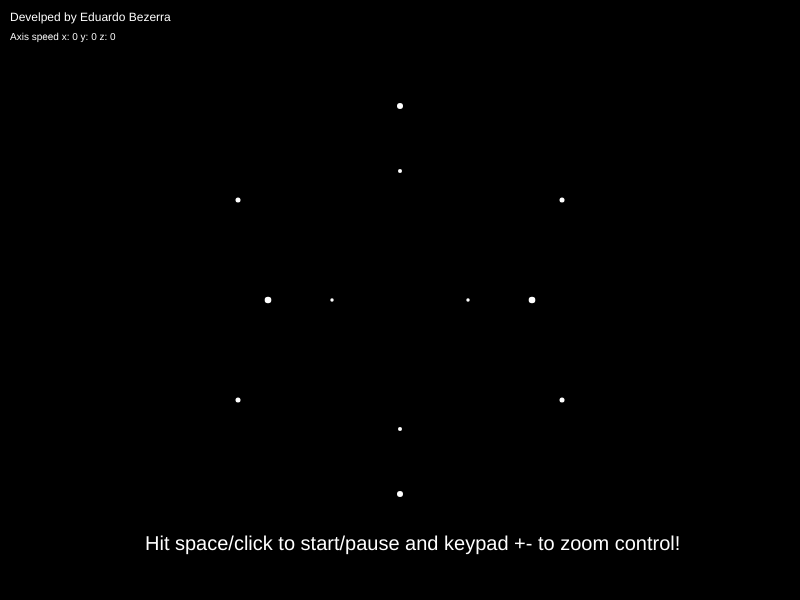
Frame 1 (no input)
Frame 60 (no input): identical to frame 1, image omitted
Frame 120 (the mouse pressed at the canvas centre since frame 60): identical to frame 1, image omitted

The p5.js sketch that drew this single still picture (run headless with seeded random() and noise() and a simulated clock; from frame 60 on, the mouse is pressed at the canvas centre):

// p5.js sketch
// ── sketch.js
/*
Developed by Eduardo Bulhões
Date: 26/10/2023
edubbulhoes@gmail.com
linkedin: www.linkedin.com/in/ebezerra-it
Points:
(±φ,±1,0)
 φ=(1+√5)/2
*/
const canvas2d = { x: 800, y: 600 };
const viewcamera = { x: 0, y: 0, z: -5};
const viewTypeTimer = 10000; // 10 seconds
const maxAxisSpeed = 0.05;
const phi = (1 + Math.sqrt(5))/2;

var points = [];
var faces = [];
var zoomcamera = 100;
var rot3d = {x: 0.0, y: 0.0, z: 0.0};
var newVel3d = {x: 0.0, y: 0.0, z: 0.0};
var vel3d = {x: 0.0, y: 0.0, z: 0.0};
var acel3d = {x: 0.0, y: 0.0, z: 0.0};
var viewType = 0; // 0 - wireframe; 1-solid; 2-solid w/ light
var solidColor = { r: 240, g: 240, b: 240 };
var newSolidColor = { r: 0, g: 0, b: 0 };
var acelSolidColor = { r: 0, g: 0, b: 0 };
var start = false;

function setup() {
  const cnv = createCanvas(canvas2d.x, canvas2d.y);
  
  var a = createA('https://www.linkedin.com/in/ebezerra-it', 'Develped by Eduardo Bezerra', '_blank');
  a.position(10, 10);
  a.style('font-size', '12px');
  a.style('font-family', 'arial');
  a.style('text-decoration', 'none');
  a.style('font-weight', 'normal');
  a.style('color', '#ffffff');  
  
  cnv.mouseClicked(() => {
    start = !start;
    if (start) changeRotation();
  });
  cnv.mouseWheel((event) => {
    if (event.deltaY < 0) {
      if (zoomcamera - 10 < 10) 
        zoomcamera = 10;
      else zoomcamera -= 10;
    } else if (event.deltaY > 0) {
      if (zoomcamera + 10 > 180) 
        zoomcamera = 180;
      else zoomcamera += 10;
    }
  }); 

  points = [
    {x:  phi, y:  1, z: 0},
    {x:  phi, y: -1, z: 0},
    {x: -phi, y: -1, z: 0},
    {x: -phi, y:  1, z: 0},
    {x:  1, y: 0, z:  phi},
    {x: -1, y: 0, z:  phi},
    {x: -1, y: 0, z: -phi},
    {x:  1, y: 0, z: -phi},
    {x: 0, y:  phi, z:  1},
    {x: 0, y:  phi, z: -1},
    {x: 0, y: -phi, z: -1},
    {x: 0, y: -phi, z:  1},
  ];

  faces = [
    [  6, 10,  7],
    [  6,  7,  9],
    [ 10,  6,  2], 
    [  3,  6,  9],
    [  3,  2,  6], 
    [  0,  7,  1],
    [  7, 10,  1],
    [  0,  9,  7], 
    [ 11, 10,  2], 
    [ 10, 11,  1],
    [ 11,  5,  4],
    [  4,  5,  8], 
    [  5, 11,  2],
    [  5,  3,  8],
    [  4,  8,  0],
    [  8,  9,  0],
    [  1, 11,  4],
    [  1,  4,  0],
    [  2,  3,  5],
    [  8,  3,  9],
  ]; 
  
  setInterval(() => {
    if (start) {
      viewType = viewType === 3 ? 0 : viewType + 1;
    }
  }, viewTypeTimer);
 }

function draw() {
  background(0);
  showAxisSpeed();
  drawSolid();
  
  if (start) { 
    rotateSolid();
  } else {
      textSize(20);
      strokeWeight(0);
      stroke("white");
      fill("white");
      textStyle(NORMAL);
      text('Hit space/click to start/pause and keypad +- to zoom control!', 145, 550);
  }
}

function showAxisSpeed() {
  // Show axis speed
  textSize(10);
  strokeWeight(0);
  stroke("white");
  fill("white");
  textStyle(NORMAL);
  text('Axis speed x: ' + Math.round(vel3d.x*1000)/1000 + ' y: ' + Math.round(vel3d.y*1000)/1000 + ' z: ' + Math.round(vel3d.z*1000)/1000, 10, 40);
}

function keyPressed() {
  switch(keyCode) {
    case 32:
      start = !start;
      if (start) changeRotation();
      break;
    case 107: //KEYPAD "+"
      zoomcamera = zoomcamera >= 180 ? 180 : zoomcamera + 10;
      break;
    case 109: //KEYPAD "-"
      zoomcamera = zoomcamera <= 10 ? 10 : zoomcamera - 10;
      break;
  }
}

function rotateSolid() {
  rot3d.x += vel3d.x;
  rot3d.y += vel3d.y;
  rot3d.z += vel3d.z;
  
  for (var i = 0; i<points.length; i++) {
    points[i] = rotate3d(points[i], vel3d);
  }
  
  vel3d.x += acel3d.x;
  vel3d.y += acel3d.y;
  vel3d.z += acel3d.z;
  
  solidColor.r = solidColor.r + acelSolidColor.r;
  solidColor.g = solidColor.g + acelSolidColor.g;
  solidColor.b = solidColor.b + acelSolidColor.b;
  
  if (Math.abs(vel3d.x) > maxAxisSpeed || Math.abs(vel3d.y) > maxAxisSpeed || Math.abs(vel3d.z) > maxAxisSpeed)
    changeRotation();
  else 
    if (Math.abs(Math.abs(vel3d.x) - Math.abs(newVel3d.x)) < Math.abs(acel3d.x) ||
        Math.abs(Math.abs(vel3d.y) - Math.abs(newVel3d.y)) < Math.abs(acel3d.y) ||
        Math.abs(Math.abs(vel3d.z) - Math.abs(newVel3d.z)) < Math.abs(acel3d.z))
      changeRotation();
}

function point3dTo2d(p3d) {
  return { 
    x: Math.round(p3d.x*(viewcamera.z + p3d.z) / viewcamera.z * zoomcamera + canvas2d.x/2),
    y: Math.round(p3d.y*(viewcamera.z + p3d.z) / viewcamera.z * zoomcamera + canvas2d.y/2),
  }
}

function drawSolid() {
  // viewType = 3
  if (viewType == 0) {
    drawPoints();
  } else {
    for(var i = 0;i<faces.length;i++) {
      drawFace(faces[i]);
    }
  }
}

function drawPoints() {
  stroke("white");
  for (var i = 0; i < points.length; i++) {
    var p2d = point3dTo2d(points[i]);
    var pointSize = -points[i].z + 5;
    strokeWeight(pointSize);
    point(p2d.x, p2d.y);
  }
}

function drawFace(face) {
    var p2d1 = point3dTo2d(points[face[0]]);
    var p2d2 = point3dTo2d(points[face[1]]);
    var p2d3 = point3dTo2d(points[face[2]]);

    if (viewType === 1) {
      stroke("white");
      strokeWeight(1);
      line(p2d1.x, p2d1.y, p2d2.x, p2d2.y);
      line(p2d2.x, p2d2.y, p2d3.x, p2d3.y);
      line(p2d3.x, p2d3.y, p2d1.x, p2d1.y);
    } else {
      var faceNormal = faceVecNormal(face);
      costheta = cosVec1Vec2(faceNormal, viewcamera);
      // console.log(faceNormal);
      if (costheta > 0.25) {
        var c;
        if (viewType === 2) {
          stroke("white");
          strokeWeight(1);
          c = color(solidColor.r, solidColor.g, solidColor.b);
        } else {
          c = color(solidColor.r*costheta, solidColor.g*costheta, solidColor.b*costheta);
          noStroke();
        }
        fill(c);
        quad(p2d1.x, p2d1.y, p2d2.x, p2d2.y, p2d3.x, p2d3.y, p2d3.x, p2d3.y);
      }
    }
}

function rotate3d(p3d, vel3d) {
  var rotp3d = p3d;
  rotp3d = rotate3dx(rotp3d, vel3d.x);
  rotp3d = rotate3dy(rotp3d, vel3d.y);
  rotp3d = rotate3dz(rotp3d, vel3d.z);
  
  return rotp3d;
}

function rotate3dz(p3d, angle) {
  if (angle == 0) return p3d;
  
  var x2 = p3d.x*Math.cos(angle) - p3d.y*Math.sin(angle);
  var y2 = p3d.y*Math.cos(angle) + p3d.x*Math.sin(angle);
  
  return {x: x2, y: y2, z: p3d.z};
}

function rotate3dx(p3d, angle) {
  if (angle == 0) return p3d;
  
  var z2 = p3d.z*Math.cos(angle) - p3d.y*Math.sin(angle);
  var y2 = p3d.y*Math.cos(angle) + p3d.z*Math.sin(angle);
  
  return {x: p3d.x, y: y2, z: z2};
}

function rotate3dy(p3d, angle) {
  if (angle == 0) return p3d;
  
  var x2 = p3d.x*Math.cos(angle) - p3d.z*Math.sin(angle);
  var z2 = p3d.z*Math.cos(angle) + p3d.x*Math.sin(angle);
  
  return {x: x2, y: p3d.y, z: z2};
}

function faceVecNormal(face) {
  var p3d1 = vectorDiff(points[face[2]], points[face[0]]);
  var p3d2 = vectorDiff(points[face[1]], points[face[0]]);
  
  return vectorProduct(p3d1, p3d2);
}

function scalarVector(vector, scalar) {
  return { 
    x: vector.x * scalar,
    y: vector.y * scalar,
    z: vector.z * scalar,
  }
}
  
function vectorDiff(vec1, vec2) {
  return {
    x: vec1.x - vec2.x,
    y: vec1.y - vec2.y,
    z: vec1.z - vec2.z,
  }
}

function vectorScalar(vec1, vec2) {
  return vec1.x*vec2.x + vec1.y*vec2.y + vec1.z*vec2.z;
}
  
function vectorModule(vector) {
  return Math.sqrt(vector.x*vector.x + vector.y*vector.y + vector.z*vector.z);
}

function cosVec1Vec2(vec1, vec2) {
  var modVec1 = vectorModule(vec1);
  var modVec2 = vectorModule(vec2);

  if (modVec1 == 0 || modVec1 == 0) return 0;
  return vectorScalar(vec1, vec2) / (modVec1 * modVec2);
}

function vectorProduct(vec1, vec2) {
  var xn = vec1.y * vec2.z - vec1.z*vec2.y;
  var yn = vec1.z * vec2.x - vec1.x*vec2.z;
  var zn = vec1.x * vec2.y - vec1.y*vec2.x;
  
  return {x: xn, y: yn, z: zn};
}

function changeRotation() {
  const axisSpeed = {
    min: -maxAxisSpeed,
    max: maxAxisSpeed,
  };
  const shadeColors = {
    min: 80,
    max: 250,
  };
  const steps = 500; // interpolation steps
  
  var randomBetween = (min, max) => Math.round(Math.random() * (max - min)*100)/100 + min;
  newVel3d = {
    x: randomBetween(axisSpeed.min, axisSpeed.max),
    y: randomBetween(axisSpeed.min, axisSpeed.max),
    z: randomBetween(axisSpeed.min, axisSpeed.max),
  };
  acel3d = { 
    x: (newVel3d.x - vel3d.x)/steps,
    y: (newVel3d.y - vel3d.y)/steps,
    z: (newVel3d.z - vel3d.z)/steps,
  }
  
  randomBetween = (min, max) => min + Math.floor(Math.random() * (max - min + 1));
  newSolidColor.r = randomBetween(shadeColors.min, shadeColors.max);
  newSolidColor.g = randomBetween(shadeColors.min, shadeColors.max);
  newSolidColor.b = randomBetween(shadeColors.min, shadeColors.max);
  
  acelSolidColor.r = (newSolidColor.r - solidColor.r)/steps;
  acelSolidColor.g = (newSolidColor.g - solidColor.g)/steps;
  acelSolidColor.b = (newSolidColor.b - solidColor.b)/steps;
}
